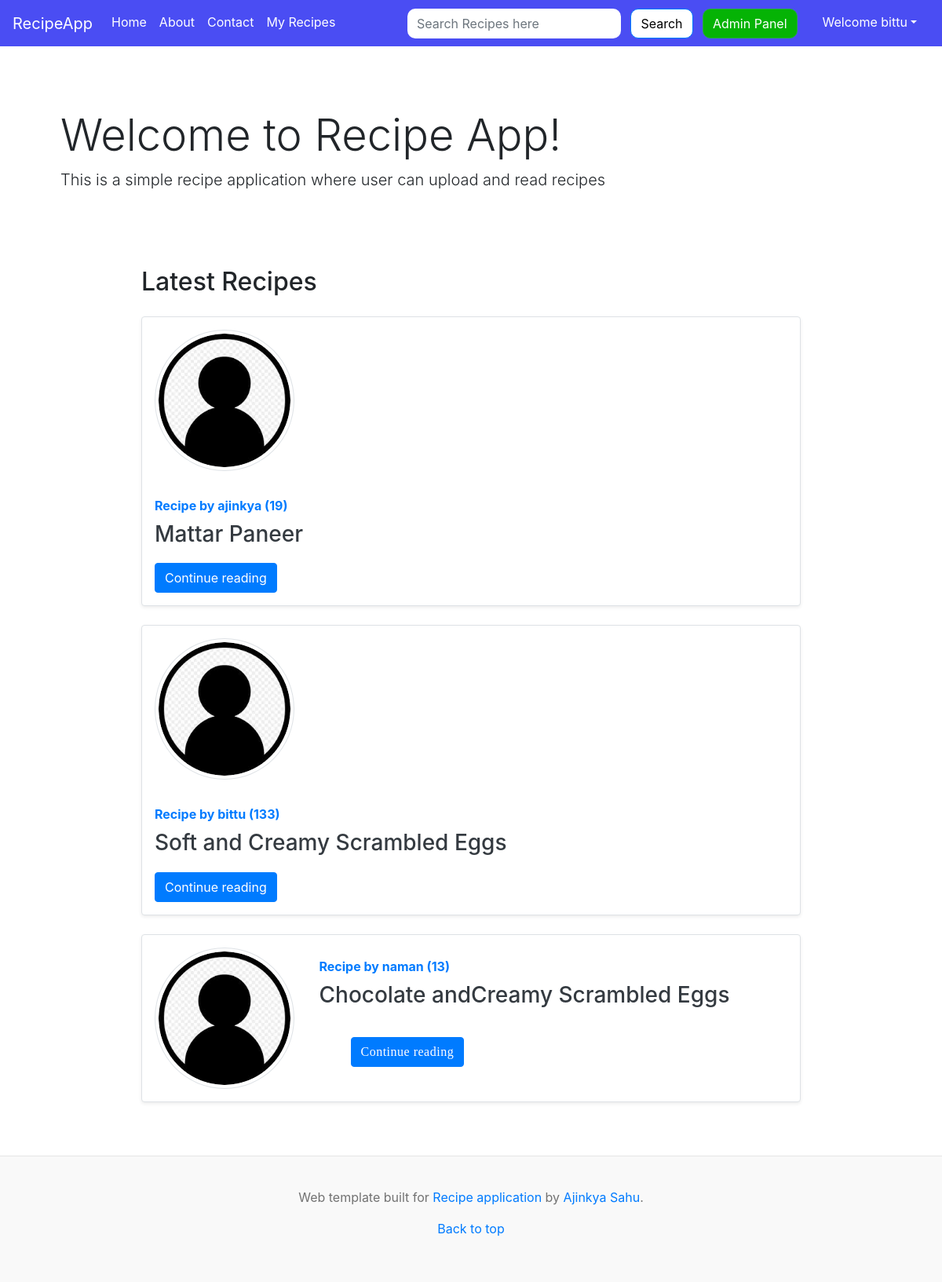
The app's page /home (signed in) with its own data.
### recipe/models.py (models this page shows, shortened)
class Recipe(models.Model):
    sno=models.AutoField(primary_key=True)
    title=models.CharField(max_length=255,unique = True)
    author=models.ForeignKey(User, on_delete=models.CASCADE)     #, null=True)
    views= models.IntegerField(default=0)
    timeStamp=models.DateTimeField(default = now)
    pic = models.ImageField("Recipe pics",upload_to= user_directory_path, blank=True,null=True)
    ingredients = HTMLField()
    content =  HTMLField()

### users/models.py (models this page shows, shortened)
class Profile(models.Model):
    user = models.OneToOneField(User,on_delete=models.CASCADE)
    image = models.ImageField(default="default.jpg",upload_to = 'profile_pics')

### home/views.py (the view)
# urls.py: 2. Add a URL to urlpatterns:  path('', views.home, name='home')
def home(request):
    allPosts= Recipe.objects.all()
    context={'allPosts': allPosts}
    return render(request,'home/home.html',context)

### templates/home/home.html (shortened to what this page needs)
{% extends 'base.html' %} {% block title %} Home{% endblock title %} {% block homeactive %}active{% endblock homeactive %} {% block body %}
{% if is_paginated and page_obj.has_previous %}
{% else %}
<div class="body_container">
<div class="container">
    <div class="jumbotron my-3 recipe_background">
        <h1 class="display-4">Welcome to Recipe App!</h1>
        <p class="lead">This is a simple recipe application where user can upload and read recipes</p>
    </div>
</div>
{% endif %}
<div class="container_m">
    <h2>Latest Recipes</h2>
    {% for post in allPosts  %}
    <div class="row no-gutters border align-items-center rounded overflow-hidden flex-md-row mb-4 shadow-sm h-md-250 my-4 position-relative container_main">
        <div class="col-3 d-none d-lg-block p-3">
            <img src="{{post.author.profile.image.url}}" class="img-thumbnail rounded-circle" style="height:180px;width:180px;" alt="img - {{post.author.username}}">
        </div>
        <div class="col p-3 d-flex flex-column position-static">
            <strong class="d-inline-block mb-2 text-primary">Recipe  by {{post.author}} ({{post.views}})</strong>
            <h3 class="mb-0"><a class="text-dark" href="{% url 'recipe:recipePost' post.title %}">{{post.title}} </a> </h3>
            <p class="card-text mb-auto mt-3">{{post.content|safe |truncatechars:200}}</p>
            <div class="my-2">
            	<a href="{% url 'recipe:recipePost' post.title %}" role="button" class="btn btn-primary">Continue reading</a>
            </div>
        </div>
    </div>
    {% endfor %}
</div>
{% endblock %}

### templates/base.html (shortened to what this page needs)
<!doctype html>
<html lang="en">
<head>
    <link rel="stylesheet" href="https://stackpath.bootstrapcdn.com/bootstrap/4.5.2/css/bootstrap.min.css">
</head>
<body>
    <nav class="navbar navbar-expand-lg " id='top'>
        <a class="navbar-brand" href="/">RecipeApp</a>
        <div class="collapse navbar-collapse" id="navbarSupportedContent">
            <ul class="navbar-nav mr-auto">
                <li class="nav-item {% block homeactive %}  {% endblock homeactive %}">
                    <a class="nav-link" href="/">Home <span class="sr-only">(current)</span></a>
                </li>
                <li class="nav-item {% block aboutactive %}  {% endblock aboutactive %}">
                    <a class="nav-link" href="/about">About</a>
                </li>
                <li class="nav-item {% block contactactive %}  {% endblock contactactive %} ">
                    <a class="nav-link" href="/contact">Contact</a>
                </li>
                {% if user.is_authenticated %}
                <li class="nav-item {% block blogactive %}  {% endblock blogactive %} ">
                    <a class="nav-link" href="{% url 'recipe:recipeHome' %}">My Recipes</a>
                </li>
                {% endif %}
            </ul>
            <div class="ml-auto form-inline ">
                <form method="get" action="/search" class="my-2 my-lg-0 mx-3">
                    <input class="form-control mr-sm-2 recipe-input" type="search" placeholder="Search Recipes here" aria-label="Search" name="query" id="query">
                    <button class="btn btn-primary my-2 my-sm-0 btn-search" type="submit">Search</button>
                    <a href="/admin" role="button" target="_blank" class="btn btn-outline-success m-2 my-sm-0 admin-btn"> Admin Panel </a>
                </form>
                {% if user.is_authenticated %}
                <ul class="navbar-nav mr-2">
                    <li class="nav-item dropdown">
                        <a class="nav-link dropdown-toggle {% block useractive %}  {% endblock useractive %}" href='#' id="navbarDropdown" role="button" data-toggle="dropdown"> Welcome {{request.user}}</a>
                    </li>
                </ul>
            </div>
            {% endif %}
        </div>
    </nav>
    <main style="min-height:600px;">
        {% block body %} {% endblock body %} {% block js %} {% endblock js %}
    </main>
    <footer class="blog-footer">
        <p>Web template built for <a href="">Recipe application</a> by <a href="https://www.linkedin.com/in/ajinkya-sahu/">Ajinkya Sahu</a>.</p>
        <p>
            <a href="#top">Back to top</a>
        </p>
    </footer>
</body>
</html>

### templates/base.html (style rules this page uses)
.blog-footer { padding: 2.5rem 0; color: #727272; text-align: center; background-color: #f9f9f9; border-top: .05rem solid #e5e5e5; margin-top: 20px; }
.navbar { background-color: rgb(74, 77, 243); }
.nav-link { color: white; border-bottom: 3px solid rgb(74, 77, 243); }
.btn-search { background-color: white; color: black; border-radius: 10px; }
.admin-btn { background-color: rgb(5, 179, 5); color: white; border-radius: 10px; }
.recipe-input { border-radius: 10px; outline: none; border: none; }
.navbar-brand { color: white; }

### templates/home/home.html (style rules this page uses)
.container_main { background-color: rgb(255, 255, 255); width: 70vw; display: flex; flex-direction: row; }
.body_container { align-items: center; align-items: center; justify-content: center; display: flex; flex-direction: column; }
.recipe_background { background: rgb(255, 255, 255); background-size: cover; }
body { background-image: url("https://images.pexels.com/photos/1030947/pexels-photo-1030947.jpeg?auto=compress&cs=tinysrgb&w=1260&h=750&dpr=1"); background-size: cover; }

### records on screen
Recipe: author.profile.image (placeholder picture), author "ajinkya", views "19", title "Mattar Paneer"
Recipe: author.profile.image (placeholder picture), author "bittu", views "133", title "Soft and Creamy Scrambled Eggs"
Recipe: author.profile.image (placeholder picture), author "naman", views "13", title "Chocolate andCreamy Scrambled Eggs"

### other values on screen
{{ request.user }} "bittu"
